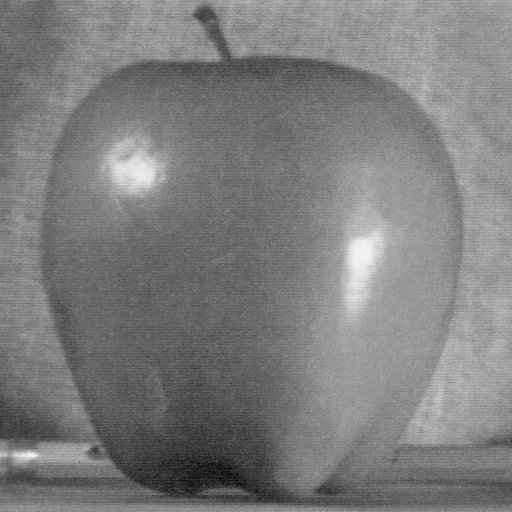
//> input picture 3.1.1图像颜色空间转换/source/gray.png, 512 x 512 px
$ ./main   (built with g++ and OpenCV 4)
//> lines starting //> are read from the running program, lines starting //| are printed output that depends on the picture
#include<opencv4/opencv2/core/core.hpp>
#include<opencv4/opencv2/highgui.hpp>
#include<opencv4/opencv2/opencv.hpp>
using namespace std;
using namespace cv;
int main() {
    Mat gray = imread("../../3.1.1图像颜色空间转换/source/gray.png",IMREAD_ANYCOLOR);
//> gray is the input picture: 512 rows x 512 cols, CV_8UC1; min 7, max 248, mean 125.2

    //Sobel
    Mat Sobel_x, Sobel_y, Sobel_xy;
    //x方向一阶边缘
    Sobel(gray, Sobel_x, CV_16S, 2,0,1);
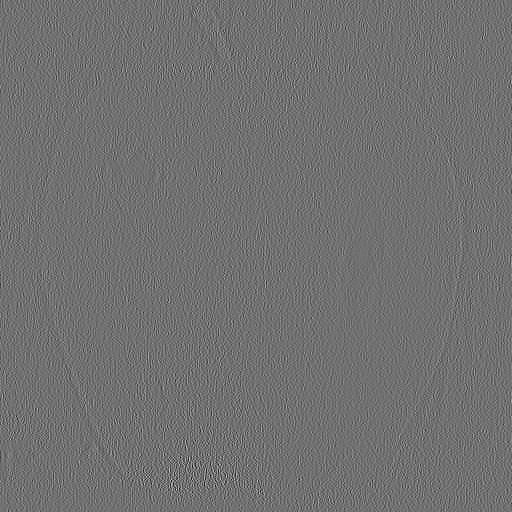
//> Sobel_x: 512 rows x 512 cols, CV_16SC1; min -55, max 69, mean 0; drawn with min black and max white
                                       //  x方向差分阶数，y方向差分阶数，核大小
    convertScaleAbs(Sobel_x, Sobel_x);     //求绝对值函数
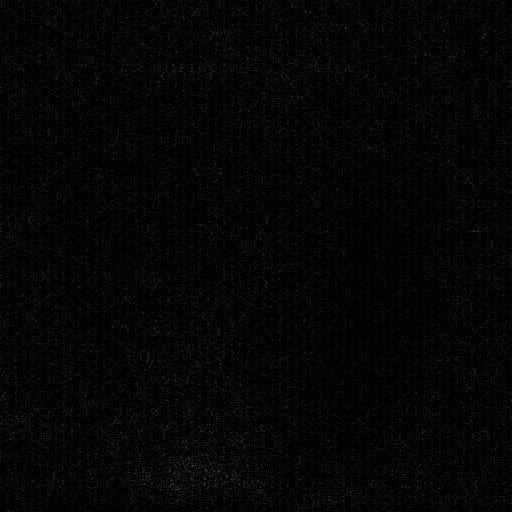
//> Sobel_x: 512 rows x 512 cols, CV_8UC1; min 0, max 69, mean 4.9
    imshow("Sobel_x", Sobel_x);
    //y方向一阶边缘
    Sobel(gray, Sobel_y, CV_16S, 0,1,3);
    convertScaleAbs(Sobel_y, Sobel_y);
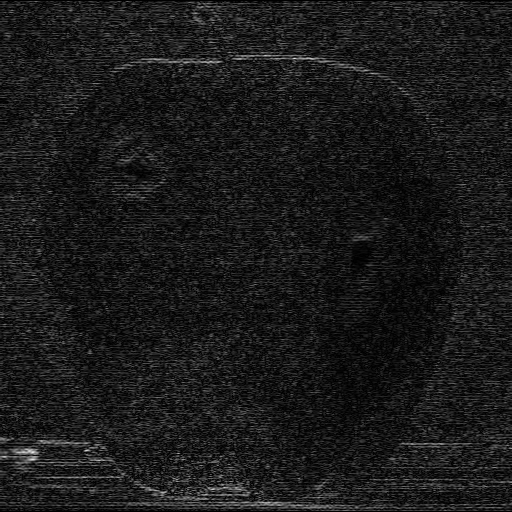
//> Sobel_y: 512 rows x 512 cols, CV_8UC1; min 0, max 233, mean 26.1
    imshow("Sobel_y", Sobel_y);
    //整幅图的一阶边缘
    Sobel_xy = Sobel_x + Sobel_y;
    imshow("Sobel_xy", Sobel_xy);

    //Scharr
    Mat Scharr_X, Scharr_Y, Scharr_XY;
    //X方向一阶边缘
    Scharr(gray, Scharr_X, CV_16S, 1, 0);
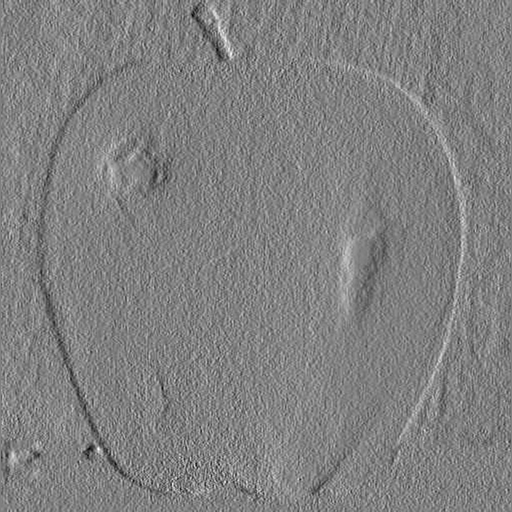
//> Scharr_X: 512 rows x 512 cols, CV_16SC1; min -643, max 632, mean 2; drawn with min black and max white
    convertScaleAbs(Scharr_X, Scharr_X);
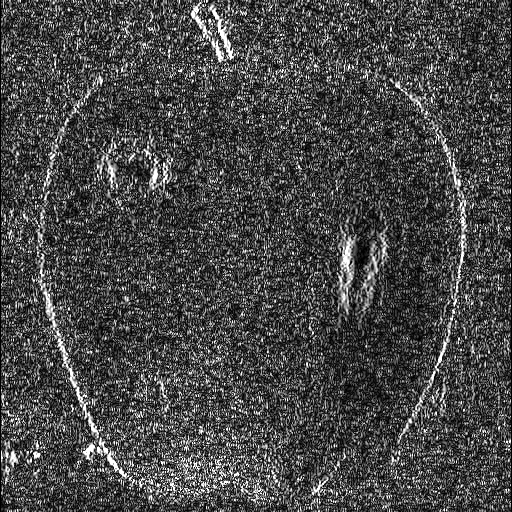
//> Scharr_X: 512 rows x 512 cols, CV_8UC1; min 0, max 255, mean 71
    imshow("Scharr_X", Scharr_X);
    //Y方向一阶边缘
    Scharr(gray, Scharr_Y, CV_16S, 0, 1);
    convertScaleAbs(Scharr_Y, Scharr_Y);
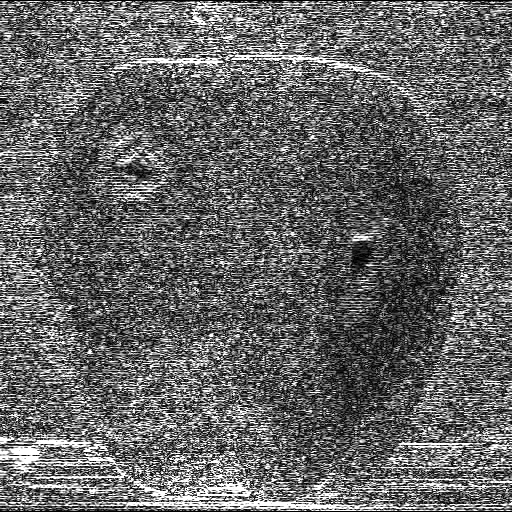
//> Scharr_Y: 512 rows x 512 cols, CV_8UC1; min 0, max 255, mean 101.7
    imshow("Scharr_Y", Scharr_Y);
    //整幅图像的一阶边缘
    Scharr_XY = Scharr_X + Scharr_Y;
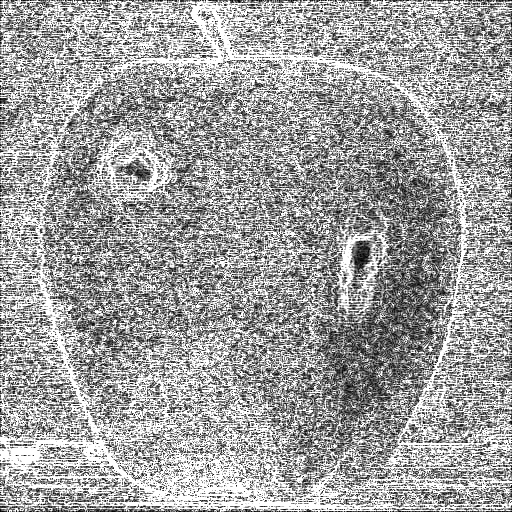
//> Scharr_XY: 512 rows x 512 cols, CV_8UC1; min 0, max 255, mean 160.1
    imshow("Scharr_XY", Scharr_Y);

    //生成边缘检测滤波器
    //存放分离的Sobel算子
    Mat Sobel_x1, Sobel_y1, Sobel_x2, Sobel_y2,Sobel_x3, Sobel_y3;
    //存放最终算子
    Mat Sobel1, Sobel2, Sobel3;
    //一阶x方向Sobel算子
    getDerivKernels(Sobel_x1, Sobel_y1,1,0,3);
    Sobel_x1=Sobel_x1.reshape(CV_8U,1);
    Sobel1 = Sobel_y1*Sobel_x1;
    cout<<"Sobel1"<<Sobel1<<endl;
    //二阶x方向Sobel算子
    getDerivKernels(Sobel_x2, Sobel_y2,2,0,5);
    Sobel_x2=Sobel_x2.reshape(CV_8U,1);
    Sobel2 = Sobel_y2*Sobel_x2;
    cout<<"Sobel2"<<Sobel2<<endl;
    //三阶x方向Sobel算子
    getDerivKernels(Sobel_x3, Sobel_y3,3,0,7);
    Sobel_x3=Sobel_x3.reshape(CV_8U,1);
    Sobel3 = Sobel_y3*Sobel_x3;
    cout<<"Sobel3"<<Sobel3<<endl;

    //生成边缘检测滤波器
    //存放分离的Scharr算子
    Mat Scharr_x1, Scharr_y1;
    //存放最终算子
    Mat Scharr1;
    //x方向Scharr算子
    getDerivKernels(Scharr_x1, Scharr_y1,1,0,FILTER_SCHARR);
    Scharr_x1 = Scharr_x1.reshape(CV_8U,1);
    Scharr1 = Scharr_y1*Scharr_x1;
    cout<<"Scharr1"<<Scharr1<<endl;

    waitKey(0);
    return 0;
}
